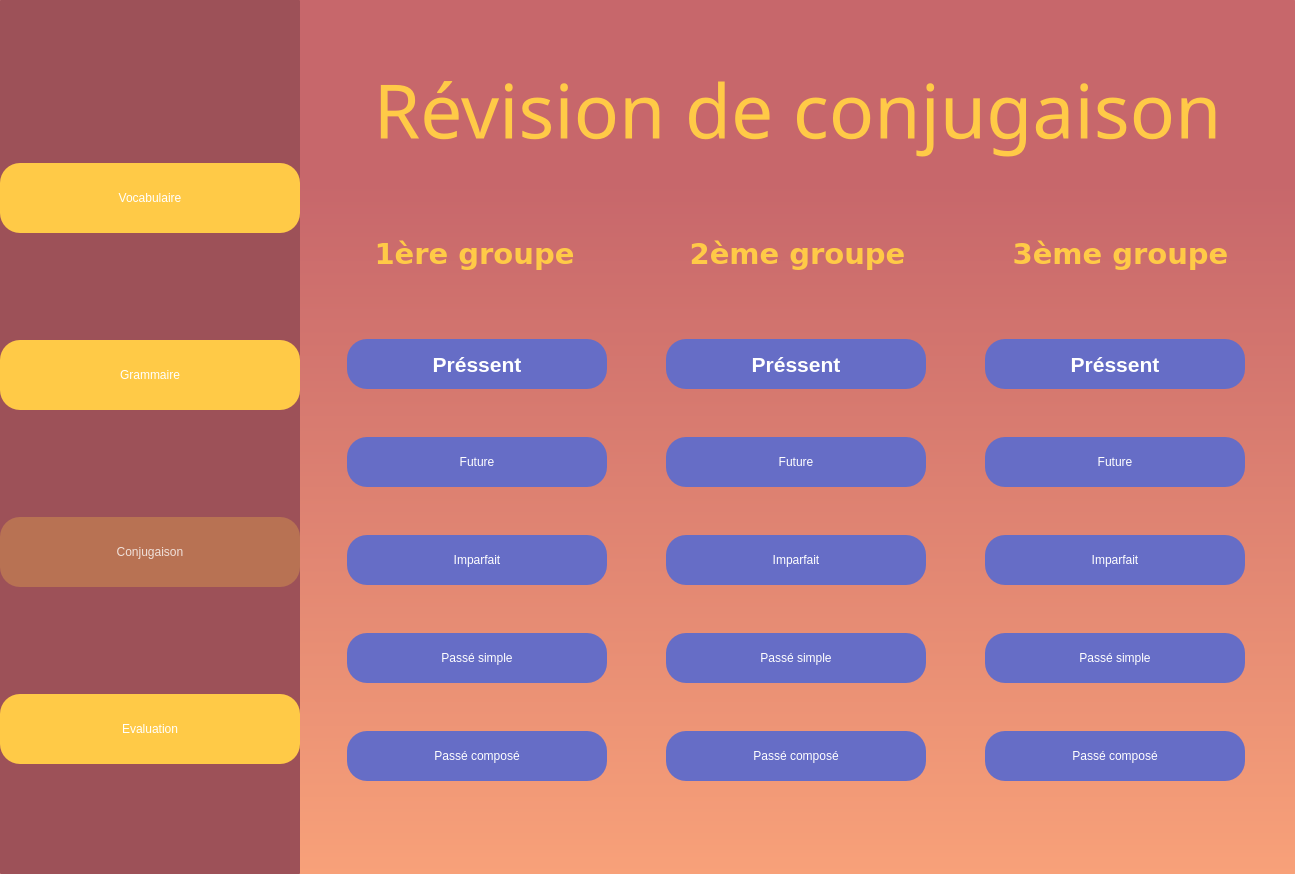
<?xml version="1.0" encoding="UTF-8"?>
<ui version="4.0">
 <class>MainWindow</class>
 <widget class="QMainWindow" name="MainWindow">
  <property name="geometry">
   <rect>
    <x>0</x>
    <y>0</y>
    <width>1295</width>
    <height>874</height>
   </rect>
  </property>
  <property name="windowTitle">
   <string>MainWindow</string>
  </property>
  <property name="styleSheet">
   <string notr="true">border-radius: 1px</string>
  </property>
  <widget class="QWidget" name="centralwidget">
   <property name="styleSheet">
    <string notr="true">background-color: qlineargradient(spread:pad, x1:1, y1:0.21, x2:1, y2:1, stop:0 rgba(199, 103, 107, 255), stop:1 rgba(248, 161, 121, 255));</string>
   </property>
   <layout class="QGridLayout" name="gridLayout_4">
    <property name="leftMargin">
     <number>0</number>
    </property>
    <property name="topMargin">
     <number>0</number>
    </property>
    <property name="rightMargin">
     <number>0</number>
    </property>
    <property name="bottomMargin">
     <number>0</number>
    </property>
    <property name="spacing">
     <number>0</number>
    </property>
    <item row="0" column="0">
     <widget class="QFrame" name="side_menu">
      <property name="minimumSize">
       <size>
        <width>0</width>
        <height>0</height>
       </size>
      </property>
      <property name="maximumSize">
       <size>
        <width>300</width>
        <height>16777215</height>
       </size>
      </property>
      <property name="layoutDirection">
       <enum>Qt::LeftToRight</enum>
      </property>
      <property name="styleSheet">
       <string notr="true">background-color: rgb(157, 81, 88);</string>
      </property>
      <property name="frameShape">
       <enum>QFrame::StyledPanel</enum>
      </property>
      <property name="frameShadow">
       <enum>QFrame::Raised</enum>
      </property>
      <layout class="QGridLayout" name="gridLayout">
       <property name="leftMargin">
        <number>0</number>
       </property>
       <property name="topMargin">
        <number>0</number>
       </property>
       <property name="rightMargin">
        <number>0</number>
       </property>
       <property name="bottomMargin">
        <number>0</number>
       </property>
       <property name="spacing">
        <number>0</number>
       </property>
       <item row="3" column="0">
        <widget class="QToolButton" name="btn_to_gram">
         <property name="maximumSize">
          <size>
           <width>500</width>
           <height>70</height>
          </size>
         </property>
         <property name="cursor">
          <cursorShape>PointingHandCursor</cursorShape>
         </property>
         <property name="styleSheet">
          <string notr="true">background-color: rgb(255, 202, 71);
border-radius: 20px;
color: white;
font: 700 22pt &quot;Segoe UI Variable Display&quot;;</string>
         </property>
         <property name="text">
          <string>Grammaire</string>
         </property>
        </widget>
       </item>
       <item row="6" column="0">
        <widget class="QToolButton" name="btn_to_eval">
         <property name="maximumSize">
          <size>
           <width>500</width>
           <height>70</height>
          </size>
         </property>
         <property name="cursor">
          <cursorShape>PointingHandCursor</cursorShape>
         </property>
         <property name="styleSheet">
          <string notr="true">background-color: rgb(255, 202, 71);
border-radius: 20px;
color: white;
font: 700 22pt &quot;Segoe UI Variable Display&quot;;</string>
         </property>
         <property name="text">
          <string>Evaluation</string>
         </property>
        </widget>
       </item>
       <item row="5" column="0">
        <widget class="QToolButton" name="toolButton">
         <property name="enabled">
          <bool>false</bool>
         </property>
         <property name="maximumSize">
          <size>
           <width>500</width>
           <height>70</height>
          </size>
         </property>
         <property name="cursor">
          <cursorShape>PointingHandCursor</cursorShape>
         </property>
         <property name="styleSheet">
          <string notr="true">background-color: rgba(255, 202, 71,70);
border-radius: 20px;
color: rgba(255, 255,255,200);
font: 700 22pt &quot;Segoe UI Variable Display&quot;;</string>
         </property>
         <property name="text">
          <string>Conjugaison</string>
         </property>
        </widget>
       </item>
       <item row="1" column="0">
        <spacer name="verticalSpacer">
         <property name="orientation">
          <enum>Qt::Vertical</enum>
         </property>
         <property name="sizeType">
          <enum>QSizePolicy::Fixed</enum>
         </property>
         <property name="sizeHint" stdset="0">
          <size>
           <width>41</width>
           <height>56</height>
          </size>
         </property>
        </spacer>
       </item>
       <item row="2" column="0">
        <widget class="QToolButton" name="btn_to_vocab">
         <property name="enabled">
          <bool>false</bool>
         </property>
         <property name="sizePolicy">
          <sizepolicy hsizetype="Preferred" vsizetype="Maximum">
           <horstretch>0</horstretch>
           <verstretch>0</verstretch>
          </sizepolicy>
         </property>
         <property name="maximumSize">
          <size>
           <width>500</width>
           <height>70</height>
          </size>
         </property>
         <property name="cursor">
          <cursorShape>PointingHandCursor</cursorShape>
         </property>
         <property name="layoutDirection">
          <enum>Qt::LeftToRight</enum>
         </property>
         <property name="styleSheet">
          <string notr="true">background-color: rgb(255, 202, 71);
border-radius: 20px;
color: white;
font: 700 22pt &quot;Segoe UI Variable Display&quot;;</string>
         </property>
         <property name="text">
          <string>Vocabulaire</string>
         </property>
        </widget>
       </item>
      </layout>
     </widget>
    </item>
    <item row="0" column="1">
     <widget class="QWidget" name="main_menu" native="true">
      <layout class="QGridLayout" name="gridLayout_3">
       <item row="0" column="0">
        <widget class="QFrame" name="title_frame">
         <property name="maximumSize">
          <size>
           <width>16777215</width>
           <height>200</height>
          </size>
         </property>
         <property name="styleSheet">
          <string notr="true">background-color: rgba(255, 255, 255,0);</string>
         </property>
         <property name="frameShape">
          <enum>QFrame::StyledPanel</enum>
         </property>
         <property name="frameShadow">
          <enum>QFrame::Raised</enum>
         </property>
         <layout class="QGridLayout" name="gridLayout_2">
          <property name="leftMargin">
           <number>0</number>
          </property>
          <property name="topMargin">
           <number>0</number>
          </property>
          <property name="rightMargin">
           <number>0</number>
          </property>
          <property name="bottomMargin">
           <number>0</number>
          </property>
          <property name="spacing">
           <number>0</number>
          </property>
          <item row="0" column="0">
           <widget class="QLabel" name="label">
            <property name="font">
             <font>
              <family>Sitka Heading Semibold</family>
              <pointsize>56</pointsize>
             </font>
            </property>
            <property name="styleSheet">
             <string notr="true">color:rgb(255, 202, 71);
background-color: rgba(255, 255, 255,0);</string>
            </property>
            <property name="text">
             <string>Révision de conjugaison</string>
            </property>
            <property name="alignment">
             <set>Qt::AlignCenter</set>
            </property>
           </widget>
          </item>
         </layout>
        </widget>
       </item>
       <item row="1" column="0">
        <widget class="QFrame" name="content_frame">
         <property name="styleSheet">
          <string notr="true">background-color: rgba(255, 255, 255,0);</string>
         </property>
         <property name="frameShape">
          <enum>QFrame::StyledPanel</enum>
         </property>
         <property name="frameShadow">
          <enum>QFrame::Raised</enum>
         </property>
         <layout class="QGridLayout" name="gridLayout_6">
          <property name="horizontalSpacing">
           <number>10</number>
          </property>
          <item row="0" column="0">
           <widget class="QLabel" name="label_2">
            <property name="minimumSize">
             <size>
              <width>0</width>
              <height>0</height>
             </size>
            </property>
            <property name="maximumSize">
             <size>
              <width>16777215</width>
              <height>16777215</height>
             </size>
            </property>
            <property name="font">
             <font>
              <family>Verdana</family>
              <pointsize>22</pointsize>
              <italic>false</italic>
              <bold>true</bold>
             </font>
            </property>
            <property name="styleSheet">
             <string notr="true">color:rgb(255, 202, 71);

background-color: rgba(255, 255, 255,0);
font: 700 22pt &quot;Verdana&quot;;</string>
            </property>
            <property name="text">
             <string>1ère groupe</string>
            </property>
            <property name="alignment">
             <set>Qt::AlignCenter</set>
            </property>
           </widget>
          </item>
          <item row="0" column="1">
           <widget class="QLabel" name="label_3">
            <property name="maximumSize">
             <size>
              <width>16777215</width>
              <height>60</height>
             </size>
            </property>
            <property name="font">
             <font>
              <family>Verdana</family>
              <pointsize>22</pointsize>
              <italic>false</italic>
              <bold>true</bold>
             </font>
            </property>
            <property name="styleSheet">
             <string notr="true">color:rgb(255, 202, 71);
background-color: rgba(255, 255, 255,0);
font: 700 22pt &quot;Verdana&quot;;</string>
            </property>
            <property name="text">
             <string>2ème groupe</string>
            </property>
            <property name="alignment">
             <set>Qt::AlignCenter</set>
            </property>
           </widget>
          </item>
          <item row="0" column="2">
           <widget class="QLabel" name="label_4">
            <property name="maximumSize">
             <size>
              <width>16777215</width>
              <height>60</height>
             </size>
            </property>
            <property name="font">
             <font>
              <family>Verdana</family>
              <pointsize>22</pointsize>
              <italic>false</italic>
              <bold>true</bold>
             </font>
            </property>
            <property name="styleSheet">
             <string notr="true">color:rgb(255, 202, 71);
background-color: rgba(255, 255, 255,0);
font: 700 22pt &quot;Verdana&quot;;</string>
            </property>
            <property name="text">
             <string>3ème groupe</string>
            </property>
            <property name="alignment">
             <set>Qt::AlignCenter</set>
            </property>
           </widget>
          </item>
          <item row="1" column="0" colspan="3">
           <widget class="QFrame" name="frame">
            <property name="frameShape">
             <enum>QFrame::StyledPanel</enum>
            </property>
            <property name="frameShadow">
             <enum>QFrame::Raised</enum>
            </property>
            <layout class="QGridLayout" name="gridLayout_5">
             <property name="leftMargin">
              <number>0</number>
             </property>
             <property name="topMargin">
              <number>17</number>
             </property>
             <property name="rightMargin">
              <number>0</number>
             </property>
             <property name="bottomMargin">
              <number>0</number>
             </property>
             <property name="horizontalSpacing">
              <number>30</number>
             </property>
             <property name="verticalSpacing">
              <number>16</number>
             </property>
             <item row="0" column="0">
              <widget class="QPushButton" name="btn_gr1_pr">
               <property name="minimumSize">
                <size>
                 <width>0</width>
                 <height>50</height>
                </size>
               </property>
               <property name="maximumSize">
                <size>
                 <width>260</width>
                 <height>16777215</height>
                </size>
               </property>
               <property name="font">
                <font>
                 <family>Tahoma</family>
                 <pointsize>16</pointsize>
                 <italic>false</italic>
                 <bold>true</bold>
                </font>
               </property>
               <property name="cursor">
                <cursorShape>PointingHandCursor</cursorShape>
               </property>
               <property name="styleSheet">
                <string notr="true">border-radius:20px;
background-color:rgb(102, 109, 198); 
font: 700 16pt &quot;Tahoma&quot;;
color: rgb(255, 255, 255);

</string>
               </property>
               <property name="text">
                <string>Préssent</string>
               </property>
              </widget>
             </item>
             <item row="0" column="1">
              <widget class="QPushButton" name="btn_gr2_pr">
               <property name="minimumSize">
                <size>
                 <width>0</width>
                 <height>50</height>
                </size>
               </property>
               <property name="maximumSize">
                <size>
                 <width>260</width>
                 <height>16777215</height>
                </size>
               </property>
               <property name="font">
                <font>
                 <family>Tahoma</family>
                 <pointsize>16</pointsize>
                 <italic>false</italic>
                 <bold>true</bold>
                </font>
               </property>
               <property name="cursor">
                <cursorShape>PointingHandCursor</cursorShape>
               </property>
               <property name="styleSheet">
                <string notr="true">border-radius:20px;
background-color:rgb(102, 109, 198); 
font: 700 16pt &quot;Tahoma&quot;;
color: rgb(255, 255, 255);

</string>
               </property>
               <property name="text">
                <string>Préssent</string>
               </property>
              </widget>
             </item>
             <item row="0" column="2">
              <widget class="QPushButton" name="btn_gr3_pr">
               <property name="minimumSize">
                <size>
                 <width>0</width>
                 <height>50</height>
                </size>
               </property>
               <property name="maximumSize">
                <size>
                 <width>260</width>
                 <height>16777215</height>
                </size>
               </property>
               <property name="font">
                <font>
                 <family>Tahoma</family>
                 <pointsize>16</pointsize>
                 <italic>false</italic>
                 <bold>true</bold>
                </font>
               </property>
               <property name="cursor">
                <cursorShape>PointingHandCursor</cursorShape>
               </property>
               <property name="styleSheet">
                <string notr="true">border-radius:20px;
background-color:rgb(102, 109, 198); 
font: 700 16pt &quot;Tahoma&quot;;
color: rgb(255, 255, 255);

</string>
               </property>
               <property name="text">
                <string>Préssent</string>
               </property>
              </widget>
             </item>
             <item row="1" column="0">
              <widget class="QPushButton" name="btn_gr1_fu">
               <property name="minimumSize">
                <size>
                 <width>0</width>
                 <height>50</height>
                </size>
               </property>
               <property name="maximumSize">
                <size>
                 <width>260</width>
                 <height>16777215</height>
                </size>
               </property>
               <property name="cursor">
                <cursorShape>PointingHandCursor</cursorShape>
               </property>
               <property name="styleSheet">
                <string notr="true">border-radius:20px;
background-color:rgb(102, 109, 198); 
font: 700 16pt &quot;Tahoma&quot;;
color: rgb(255, 255, 255);

</string>
               </property>
               <property name="text">
                <string>Future</string>
               </property>
              </widget>
             </item>
             <item row="1" column="1">
              <widget class="QPushButton" name="btn_gr2_fu">
               <property name="minimumSize">
                <size>
                 <width>0</width>
                 <height>50</height>
                </size>
               </property>
               <property name="maximumSize">
                <size>
                 <width>260</width>
                 <height>16777215</height>
                </size>
               </property>
               <property name="cursor">
                <cursorShape>PointingHandCursor</cursorShape>
               </property>
               <property name="styleSheet">
                <string notr="true">border-radius:20px;
background-color:rgb(102, 109, 198); 
font: 700 16pt &quot;Tahoma&quot;;
color: rgb(255, 255, 255);

</string>
               </property>
               <property name="text">
                <string>Future</string>
               </property>
              </widget>
             </item>
             <item row="1" column="2">
              <widget class="QPushButton" name="btn_gr3_fu">
               <property name="minimumSize">
                <size>
                 <width>0</width>
                 <height>50</height>
                </size>
               </property>
               <property name="maximumSize">
                <size>
                 <width>260</width>
                 <height>16777215</height>
                </size>
               </property>
               <property name="cursor">
                <cursorShape>PointingHandCursor</cursorShape>
               </property>
               <property name="styleSheet">
                <string notr="true">border-radius:20px;
background-color:rgb(102, 109, 198); 
font: 700 16pt &quot;Tahoma&quot;;
color: rgb(255, 255, 255);

</string>
               </property>
               <property name="text">
                <string>Future</string>
               </property>
              </widget>
             </item>
             <item row="2" column="0">
              <widget class="QPushButton" name="btn_gr1_im">
               <property name="minimumSize">
                <size>
                 <width>0</width>
                 <height>50</height>
                </size>
               </property>
               <property name="maximumSize">
                <size>
                 <width>260</width>
                 <height>16777215</height>
                </size>
               </property>
               <property name="cursor">
                <cursorShape>PointingHandCursor</cursorShape>
               </property>
               <property name="styleSheet">
                <string notr="true">border-radius:20px;
background-color:rgb(102, 109, 198); 
font: 700 16pt &quot;Tahoma&quot;;
color: rgb(255, 255, 255);

</string>
               </property>
               <property name="text">
                <string>Imparfait</string>
               </property>
              </widget>
             </item>
             <item row="2" column="1">
              <widget class="QPushButton" name="btn_gr2_im">
               <property name="minimumSize">
                <size>
                 <width>0</width>
                 <height>50</height>
                </size>
               </property>
               <property name="maximumSize">
                <size>
                 <width>260</width>
                 <height>16777215</height>
                </size>
               </property>
               <property name="cursor">
                <cursorShape>PointingHandCursor</cursorShape>
               </property>
               <property name="styleSheet">
                <string notr="true">border-radius:20px;
background-color:rgb(102, 109, 198); 
font: 700 16pt &quot;Tahoma&quot;;
color: rgb(255, 255, 255);

</string>
               </property>
               <property name="text">
                <string>Imparfait</string>
               </property>
              </widget>
             </item>
             <item row="2" column="2">
              <widget class="QPushButton" name="btn_gr3_im">
               <property name="minimumSize">
                <size>
                 <width>0</width>
                 <height>50</height>
                </size>
               </property>
               <property name="maximumSize">
                <size>
                 <width>260</width>
                 <height>16777215</height>
                </size>
               </property>
               <property name="cursor">
                <cursorShape>PointingHandCursor</cursorShape>
               </property>
               <property name="styleSheet">
                <string notr="true">border-radius:20px;
background-color:rgb(102, 109, 198); 
font: 700 16pt &quot;Tahoma&quot;;
color: rgb(255, 255, 255);

</string>
               </property>
               <property name="text">
                <string>Imparfait</string>
               </property>
              </widget>
             </item>
             <item row="3" column="0">
              <widget class="QPushButton" name="btn_gr1_ps">
               <property name="minimumSize">
                <size>
                 <width>0</width>
                 <height>50</height>
                </size>
               </property>
               <property name="maximumSize">
                <size>
                 <width>260</width>
                 <height>16777215</height>
                </size>
               </property>
               <property name="cursor">
                <cursorShape>PointingHandCursor</cursorShape>
               </property>
               <property name="styleSheet">
                <string notr="true">border-radius:20px;
background-color:rgb(102, 109, 198); 
font: 700 16pt &quot;Tahoma&quot;;
color: rgb(255, 255, 255);

</string>
               </property>
               <property name="text">
                <string>Passé simple</string>
               </property>
              </widget>
             </item>
             <item row="3" column="1">
              <widget class="QPushButton" name="btn_gr2_ps">
               <property name="minimumSize">
                <size>
                 <width>0</width>
                 <height>50</height>
                </size>
               </property>
               <property name="maximumSize">
                <size>
                 <width>260</width>
                 <height>16777215</height>
                </size>
               </property>
               <property name="cursor">
                <cursorShape>PointingHandCursor</cursorShape>
               </property>
               <property name="styleSheet">
                <string notr="true">border-radius:20px;
background-color:rgb(102, 109, 198); 
font: 700 16pt &quot;Tahoma&quot;;
color: rgb(255, 255, 255);

</string>
               </property>
               <property name="text">
                <string>Passé simple</string>
               </property>
              </widget>
             </item>
             <item row="3" column="2">
              <widget class="QPushButton" name="btn_gr3_ps">
               <property name="minimumSize">
                <size>
                 <width>0</width>
                 <height>50</height>
                </size>
               </property>
               <property name="maximumSize">
                <size>
                 <width>260</width>
                 <height>16777215</height>
                </size>
               </property>
               <property name="cursor">
                <cursorShape>PointingHandCursor</cursorShape>
               </property>
               <property name="styleSheet">
                <string notr="true">border-radius:20px;
background-color:rgb(102, 109, 198); 
font: 700 16pt &quot;Tahoma&quot;;
color: rgb(255, 255, 255);

</string>
               </property>
               <property name="text">
                <string>Passé simple</string>
               </property>
              </widget>
             </item>
             <item row="4" column="0">
              <widget class="QPushButton" name="btn_gr1_pc">
               <property name="minimumSize">
                <size>
                 <width>0</width>
                 <height>50</height>
                </size>
               </property>
               <property name="maximumSize">
                <size>
                 <width>260</width>
                 <height>16777215</height>
                </size>
               </property>
               <property name="cursor">
                <cursorShape>PointingHandCursor</cursorShape>
               </property>
               <property name="styleSheet">
                <string notr="true">border-radius:20px;
background-color:rgb(102, 109, 198); 
font: 700 16pt &quot;Tahoma&quot;;
color: rgb(255, 255, 255);

</string>
               </property>
               <property name="text">
                <string>Passé composé</string>
               </property>
              </widget>
             </item>
             <item row="4" column="1">
              <widget class="QPushButton" name="btn_gr2_pc">
               <property name="minimumSize">
                <size>
                 <width>0</width>
                 <height>50</height>
                </size>
               </property>
               <property name="maximumSize">
                <size>
                 <width>260</width>
                 <height>16777215</height>
                </size>
               </property>
               <property name="cursor">
                <cursorShape>PointingHandCursor</cursorShape>
               </property>
               <property name="styleSheet">
                <string notr="true">border-radius:20px;
background-color:rgb(102, 109, 198); 
font: 700 16pt &quot;Tahoma&quot;;
color: rgb(255, 255, 255);

</string>
               </property>
               <property name="text">
                <string>Passé composé</string>
               </property>
              </widget>
             </item>
             <item row="4" column="2">
              <widget class="QPushButton" name="btn_gr3_pc">
               <property name="minimumSize">
                <size>
                 <width>0</width>
                 <height>50</height>
                </size>
               </property>
               <property name="maximumSize">
                <size>
                 <width>260</width>
                 <height>16777215</height>
                </size>
               </property>
               <property name="cursor">
                <cursorShape>PointingHandCursor</cursorShape>
               </property>
               <property name="styleSheet">
                <string notr="true">border-radius:20px;
background-color:rgb(102, 109, 198); 
font: 700 16pt &quot;Tahoma&quot;;
color: rgb(255, 255, 255);

</string>
               </property>
               <property name="text">
                <string>Passé composé</string>
               </property>
              </widget>
             </item>
            </layout>
           </widget>
          </item>
         </layout>
        </widget>
       </item>
       <item row="2" column="0">
        <spacer name="verticalSpacer_2">
         <property name="orientation">
          <enum>Qt::Vertical</enum>
         </property>
         <property name="sizeType">
          <enum>QSizePolicy::Preferred</enum>
         </property>
         <property name="sizeHint" stdset="0">
          <size>
           <width>20</width>
           <height>40</height>
          </size>
         </property>
        </spacer>
       </item>
      </layout>
     </widget>
    </item>
   </layout>
  </widget>
 </widget>
 <resources/>
 <connections/>
</ui>
